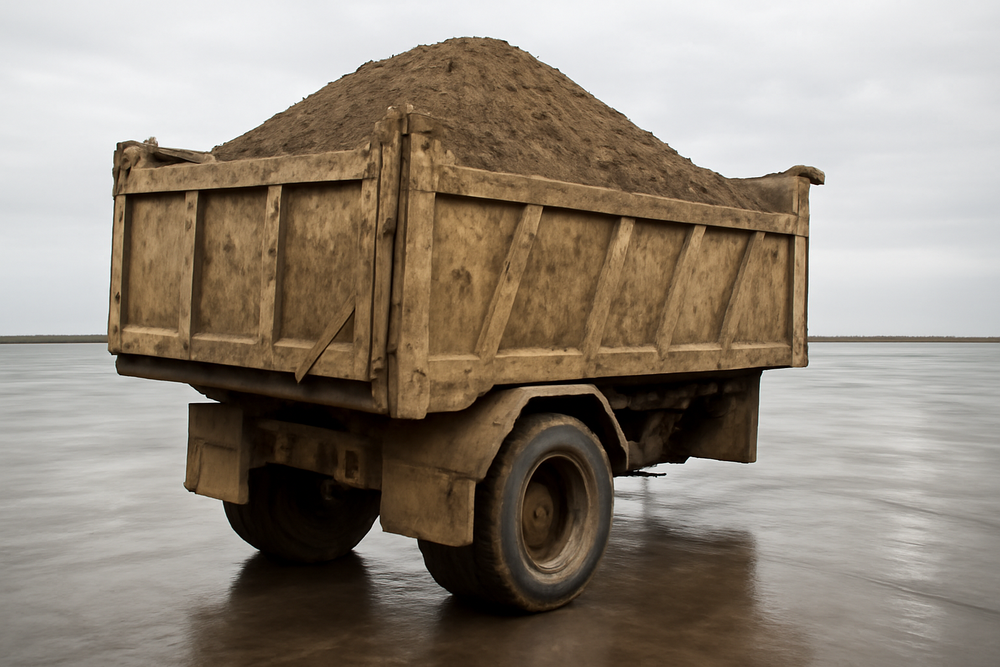
#> input picture openai_edit_test.png, 1000 x 667 px, shrunk from 1536 x 1024 before the run
$ python barrel_distort.py ../openai_edit_test.png out.png
#> lines starting #> are read from the running program, lines starting #| are printed output that depends on the picture
#!/usr/bin/env python3
"""Standalone barrel-distortion CLI.

Reproduces the radial warp from ``RendererUtils.barrel_distortion`` in
``src/rendering/renderer_utils.py`` (distortion factor ``1 + k1*r^2 + k2*r^4``)
as a self-contained script with no Panda3D dependency.

The warp is an inverse map: for every output pixel we compute a radius ``r``,
scale it by the distortion factor and sample the *source* image at that
radius. With positive k1/k2 this pulls the corners inward (pincushion-style
sampling that straightens barrel-bulged footage); negative values do the
opposite.

FOV handling
------------
By default the image is treated as having square pixels and the normalisation
matches the original code (``max_dist = min(cx, cy)``).

If you pass ``--hfov`` and ``--vfov`` the script works in angular (tangent)
space instead, so the radial distortion stays isotropic *in real-world angle*
even when the source frame is anamorphically squeezed. Example: a 3:4 scene
captured/stored squeezed into a 16:9 frame. Give the true horizontal and
vertical field of view of the original shot and the corners are distorted by
the correct angular amount rather than by raw pixel distance.

Usage
-----
    python barrel_distort.py in.png out.png --k1 0.15 --k2 0.35
    python barrel_distort.py in.png out.png --k1 0.15 --k2 0.35 \
        --hfov 90 --vfov 60
"""

from __future__ import annotations

import argparse
import math
import sys

import numpy as np

try:
    from PIL import Image
except ImportError:  # pragma: no cover
    sys.exit("This script needs Pillow:  pip install pillow")


def barrel_distort(
    img: np.ndarray,
    k1: float,
    k2: float,
    hfov: float | None = None,
    vfov: float | None = None,
    bilinear: bool = True,
    fill=(0, 0, 0),
) -> np.ndarray:
    """Apply the radial (barrel) warp to an HxWxC uint8 array.

    Parameters
    ----------
    img : ndarray, shape (H, W, C)
    k1, k2 : float
        Radial distortion coefficients (same polynomial as the original code).
    hfov, vfov : float or None
        Horizontal / vertical field of view of the ORIGINAL shot, in degrees.
        When both are given the warp is computed in angular space so squeezed
        (non-square-pixel) frames are handled correctly. When omitted, the
        image is treated as square-pixel and the classic
        ``max_dist = min(cx, cy)`` normalisation is used.
    bilinear : bool
        Bilinear sampling (True) vs nearest neighbour (False). Use nearest for
        label / segmentation maps.
    fill : tuple
        Colour for out-of-bounds samples.
    """
    h, w = img.shape[:2]
    c = img.shape[2] if img.ndim == 3 else 1
    cx = w / 2.0
    cy = h / 2.0

    # Output pixel grid.
    ys, xs = np.mgrid[0:h, 0:w].astype(np.float64)

    if hfov is not None and vfov is not None:
        # Angular (tangent) space: normalise each axis by tan(fov/2). Equal
        # angles -> equal normalised distance regardless of pixel squeeze.
        tan_hx = math.tan(math.radians(hfov) / 2.0)
        tan_hy = math.tan(math.radians(vfov) / 2.0)
        nx = (xs - cx) / cx * tan_hx
        ny = (ys - cy) / cy * tan_hy

        r = np.sqrt(nx * nx + ny * ny)
        factor = 1.0 + k1 * r * r + k2 * (r ** 4)

        sx = nx * factor
        sy = ny * factor

        # Back to pixel coordinates.
        src_x = cx + sx / tan_hx * cx
        src_y = cy + sy / tan_hy * cy
    else:
        # Original square-pixel normalisation.
        max_dist = min(cx, cy)
        nx = (xs - cx) / max_dist
        ny = (ys - cy) / max_dist

        r = np.sqrt(nx * nx + ny * ny)
        factor = 1.0 + k1 * r * r + k2 * (r ** 4)

        src_x = cx + nx * factor * max_dist
        src_y = cy + ny * factor * max_dist

    out = np.empty((h, w, c), dtype=np.float64)
    fill_arr = np.asarray(fill, dtype=np.float64)[:c]

    if bilinear:
        x0 = np.floor(src_x).astype(np.int64)
        y0 = np.floor(src_y).astype(np.int64)
        x1 = x0 + 1
        y1 = y0 + 1
        wx = src_x - x0
        wy = src_y - y0

        def gather(xi, yi):
            valid = (xi >= 0) & (xi < w) & (yi >= 0) & (yi < h)
            xic = np.clip(xi, 0, w - 1)
            yic = np.clip(yi, 0, h - 1)
            vals = img[yic, xic].astype(np.float64)
            vals[~valid] = 0.0
            return vals, valid.astype(np.float64)[..., None]

        v00, m00 = gather(x0, y0)
        v10, m10 = gather(x1, y0)
        v01, m01 = gather(x0, y1)
        v11, m11 = gather(x1, y1)

        wx = wx[..., None]
        wy = wy[..., None]
        acc = (
            v00 * (1 - wx) * (1 - wy)
            + v10 * wx * (1 - wy)
            + v01 * (1 - wx) * wy
            + v11 * wx * wy
        )
        weight = (
            m00 * (1 - wx) * (1 - wy)
            + m10 * wx * (1 - wy)
            + m01 * (1 - wx) * wy
            + m11 * wx * wy
        )
        # Where the whole neighbourhood is out of bounds, use fill.
        oob = weight[..., 0] <= 1e-6
        with np.errstate(invalid="ignore", divide="ignore"):
            out = np.where(weight > 1e-6, acc / np.clip(weight, 1e-6, None), acc)
        out[oob] = fill_arr
    else:
        xi = np.round(src_x).astype(np.int64)
        yi = np.round(src_y).astype(np.int64)
        valid = (xi >= 0) & (xi < w) & (yi >= 0) & (yi < h)
        xic = np.clip(xi, 0, w - 1)
        yic = np.clip(yi, 0, h - 1)
        out = img[yic, xic].astype(np.float64)
        out[~valid] = fill_arr

    return np.clip(np.round(out), 0, 255).astype(np.uint8)


def main() -> int:
    p = argparse.ArgumentParser(
        description="Apply barrel (radial) distortion to an image.",
        formatter_class=argparse.ArgumentDefaultsHelpFormatter,
    )
    p.add_argument("input", help="Input image path")
    p.add_argument("output", help="Output image path")
    p.add_argument("--k1", type=float, default=0.15, help="Radial coefficient k1")
    p.add_argument("--k2", type=float, default=0.35, help="Radial coefficient k2")
    p.add_argument(
        "--hfov",
        type=float,
        default=None,
        help="Horizontal FOV of the original shot in degrees "
        "(enables angular / squeeze-aware mode; requires --vfov)",
    )
    p.add_argument(
        "--vfov",
        type=float,
        default=None,
        help="Vertical FOV of the original shot in degrees (requires --hfov)",
    )
    p.add_argument(
        "--nearest",
        action="store_true",
        help="Use nearest-neighbour sampling (for label/segmentation maps)",
    )
    args = p.parse_args()

    if (args.hfov is None) != (args.vfov is None):
        p.error("--hfov and --vfov must be given together")

    im = Image.open(args.input)
#> im is the input picture: PIL image 1000x667 RGB; mean R, G, B 145.7, 135.2, 122.9
    mode = im.mode
#> mode = 'RGB'
    if mode not in ("RGB", "RGBA", "L"):
        im = im.convert("RGB")
        mode = "RGB"
    arr = np.asarray(im)
    if arr.ndim == 2:
        arr = arr[..., None]

    out = barrel_distort(
        arr,
        k1=args.k1,
        k2=args.k2,
        hfov=args.hfov,
        vfov=args.vfov,
        bilinear=not args.nearest,
        fill=(0,) * arr.shape[2],
    )
#> in barrel_distort, `x0 = np.floor(src_x).astype(np.int64)`:
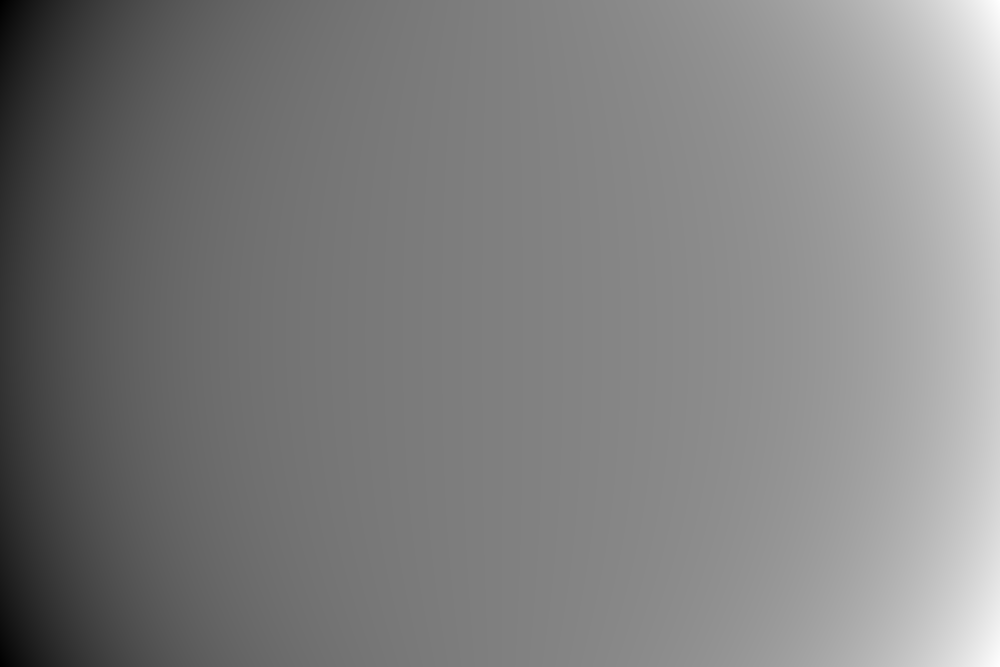
#> src_x: shape (667, 1000) float64; min -2089.5, max 3073.4, mean 498.1; drawn with min black and max white
#> in barrel_distort, `y0 = np.floor(src_y).astype(np.int64)`:
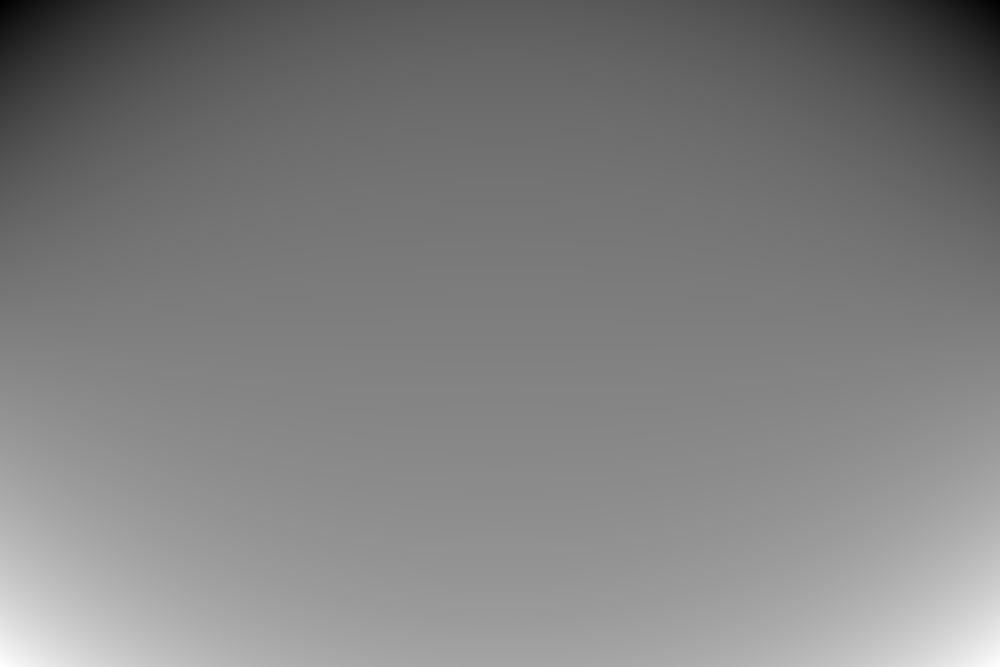
#> src_y: shape (667, 1000) float64; min -1393.7, max 2050.7, mean 332.3; drawn with min black and max white
#> in barrel_distort, `out = np.where(weight > 1e-6, acc / np.clip(weight, 1e-6, None), acc)`:
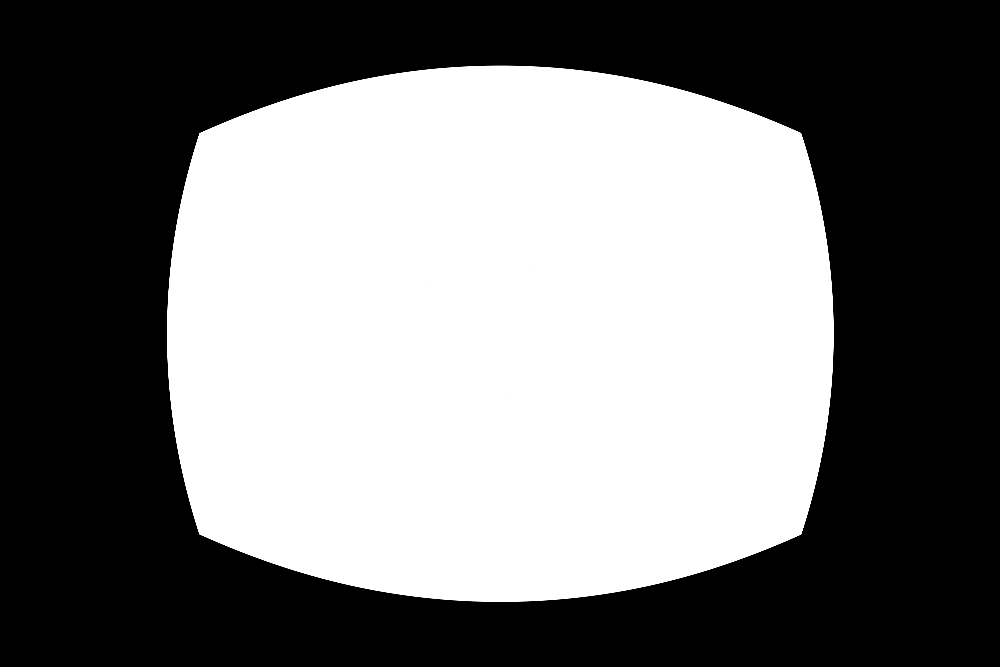
#> weight: shape (667, 1000, 1) float64; min 0, max 1, mean 0.47
#> in barrel_distort, `out[oob] = fill_arr`:
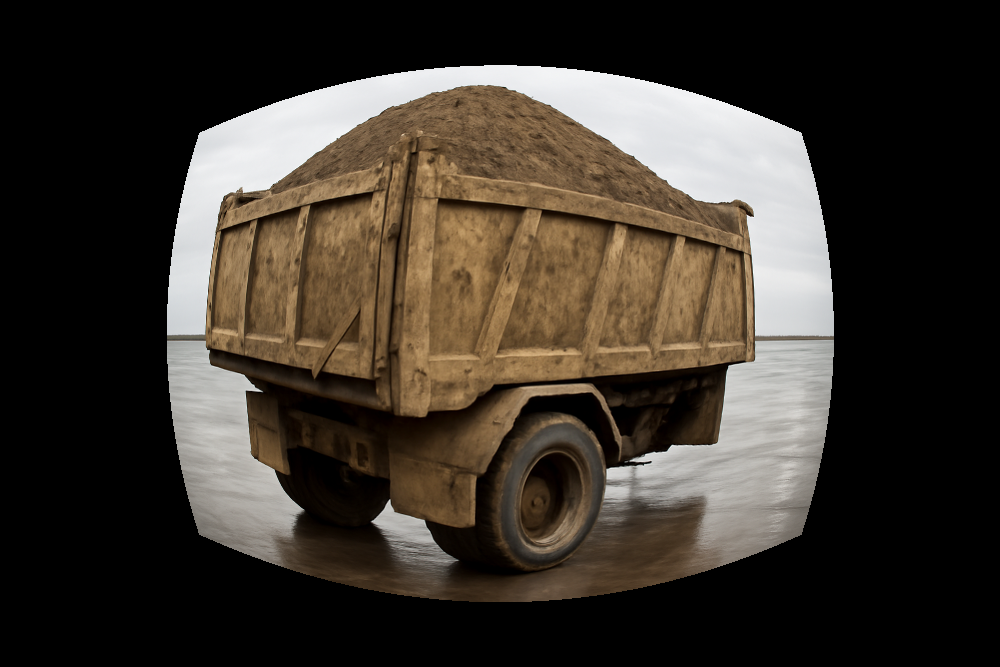
#> out: shape (667, 1000, 3) float64; mean of channels 0, 1, 2 60.7, 53.8, 45.9; drawn as R, G, B

    if out.shape[2] == 1:
        out_im = Image.fromarray(out[..., 0], mode="L")
    else:
        out_im = Image.fromarray(out, mode=mode)
    out_im.save(args.output)

    fov_note = (
        f"  hfov={args.hfov} vfov={args.vfov} (angular mode)"
        if args.hfov is not None
        else "  (square-pixel mode)"
    )
    print(f"Wrote {args.output}  k1={args.k1} k2={args.k2}{fov_note}")
    return 0


if __name__ == "__main__":
    raise SystemExit(main())
#> (the program exits here)
